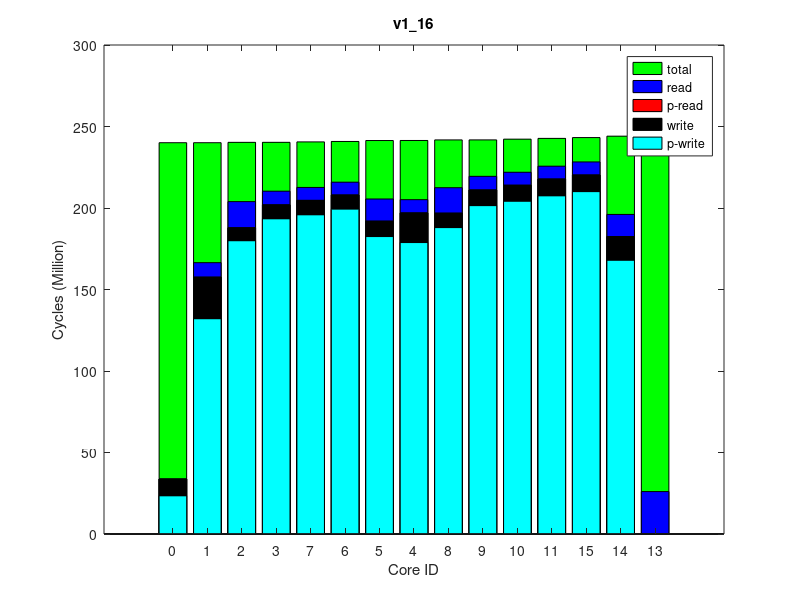

Here is the MATLAB script that generated this plot:
times(1, :, :) = [
0, 241319299, 0
0, 241321578, 0
0, 241539576, 0
0, 241552166, 0
0, 242686417, 0
0, 242660191, 0
0, 242087308, 0
0, 241817807, 0
0, 243034248, 0
0, 243047831, 0
0, 243500675, 0
1537, 243974299, 0
0, 245425749, 0
0, 245334559, 0
0, 244475999, 0
];
times(2, :, :) = [
0, 241354561, 0
0, 241356903, 0
0, 241576546, 0
0, 241589359, 0
0, 242723734, 0
0, 242697452, 0
124, 242124295, 0
0, 241854490, 0
0, 243071557, 0
0, 243085681, 0
0, 243538229, 0
1180, 244014957, 0
0, 245469132, 0
0, 245381413, 0
0, 244517179, 0
];
times(3, :, :) = [
0, 241316749, 0
0, 241319219, 0
0, 241538517, 0
0, 241551083, 0
0, 242687283, 0
0, 242660815, 0
116, 242087190, 0
0, 241816833, 0
0, 243034505, 0
0, 243048322, 0
0, 243500762, 0
888, 243976410, 0
0, 245437316, 0
0, 245345159, 0
0, 244478401, 0
];
times(4, :, :) = [
0, 241355094, 0
0, 241357385, 0
0, 241575568, 0
0, 241588357, 0
0, 242721781, 0
0, 242695603, 0
0, 242122827, 0
0, 241853154, 0
0, 243069634, 0
0, 243083429, 0
0, 243535700, 0
1003, 244011705, 0
0, 245458830, 0
0, 245367615, 0
0, 244515128, 0
];
times(5, :, :) = [
0, 241383626, 0
0, 241385822, 0
0, 241603911, 0
0, 241616445, 0
0, 242752160, 0
0, 242725907, 0
0, 242152259, 0
0, 241881738, 0
0, 243100161, 0
0, 243114023, 0
0, 243566582, 0
893, 244042579, 0
0, 245499214, 0
0, 245410830, 0
0, 244544536, 0
];
times(6, :, :) = [
0, 241241219, 0
0, 241243663, 0
0, 241462796, 0
0, 241475467, 0
0, 242611383, 0
0, 242585014, 0
0, 242011141, 0
0, 241740934, 0
0, 242958462, 0
0, 242972469, 0
0, 243424399, 0
1711, 243899419, 0
0, 245354823, 0
0, 245264997, 0
0, 244402626, 0
];
times(7, :, :) = [
0, 241333334, 0
0, 241335818, 0
0, 241554256, 0
0, 241567055, 0
0, 242701926, 0
0, 242675686, 0
0, 242102283, 0
0, 241832697, 0
0, 243049716, 0
0, 243063630, 0
0, 243516768, 0
1416, 243993384, 0
0, 245445813, 0
0, 245357492, 0
0, 244496231, 0
];
times(8, :, :) = [
0, 241303335, 0
0, 241305738, 0
0, 241523035, 0
0, 241535377, 0
0, 242669825, 0
0, 242643578, 0
58, 242070878, 0
0, 241800621, 0
0, 243017115, 0
0, 243031251, 0
0, 243482559, 0
1537, 243960734, 0
0, 245415253, 0
0, 245323923, 0
0, 244463461, 0
];
times(9, :, :) = [
0, 241271563, 0
0, 241273837, 0
0, 241493658, 0
0, 241506309, 0
0, 242642558, 0
0, 242616194, 0
116, 242042639, 0
0, 241772159, 0
0, 242989660, 0
0, 243003639, 0
0, 243455726, 0
1121, 243932187, 0
0, 245382790, 0
0, 245293846, 0
0, 244434999, 0
];
times(10, :, :) = [
0, 241288903, 0
0, 241291196, 0
0, 241508158, 0
0, 241521021, 0
0, 242656738, 0
0, 242630458, 0
178, 242056368, 0
0, 241787179, 0
0, 243005348, 0
0, 243019392, 0
0, 243471197, 0
1242, 243947032, 0
0, 245391964, 0
0, 245305951, 0
0, 244448033, 0
];
ave_times = round(squeeze(mean(times)));
format long g, ave_times
std_times = round(squeeze(std(times)));
format long g, std_times
polling_read_times = ave_times;
times(1, :, :) = [
23445225, 239570997, 0
132125040, 239573482, 0
179986277, 239791051, 0
193448755, 239804481, 0
178862970, 240937044, 0
182541171, 240909734, 0
199386747, 240338335, 0
195921426, 240069111, 0
188026604, 241282222, 0
201498305, 241296920, 0
204138935, 241747863, 0
207467386, 242220642, 0
0, 243668170, 0
167923508, 243581816, 0
210036065, 242723311, 0
];
times(2, :, :) = [
23447635, 239579456, 0
132077079, 239581814, 0
179931886, 239799776, 0
193385556, 239813127, 0
178791769, 240945291, 0
182478198, 240918173, 0
199287482, 240347149, 0
195843801, 240078463, 0
187987825, 241290656, 0
201445121, 241305405, 0
204120050, 241755852, 0
207460463, 242227289, 0
0, 243682193, 0
167927568, 243589611, 0
210061699, 242728813, 0
];
times(3, :, :) = [
23366580, 239551742, 0
131990985, 239554279, 0
179839058, 239773285, 0
193282751, 239786660, 0
178726240, 240918909, 0
182406882, 240891741, 0
199219723, 240320679, 0
195722245, 240051732, 0
187897070, 241264675, 0
201421922, 241279037, 0
204077402, 241730202, 0
207444133, 242202010, 0
0, 243652090, 0
167891118, 243559880, 0
210045625, 242704980, 0
];
times(4, :, :) = [
23418340, 239544542, 0
132111640, 239546902, 0
179965028, 239764955, 0
193400944, 239777856, 0
178816171, 240910506, 0
182500519, 240883178, 0
199345347, 240312103, 0
195864345, 240042951, 0
188005335, 241255765, 0
201459158, 241269949, 0
204148576, 241721190, 0
207509190, 242194694, 0
0, 243645711, 0
167883680, 243554027, 0
210066886, 242697574, 0
];
times(5, :, :) = [
23559072, 239648202, 0
132243316, 239650543, 0
180114346, 239868800, 0
193544629, 239881936, 0
178951461, 241014175, 0
182627072, 240986920, 0
199462054, 240415819, 0
195982419, 240146682, 0
188125727, 241359520, 0
201561779, 241373843, 0
204209963, 241825607, 0
207539199, 242296922, 0
0, 243737141, 0
167984549, 243648253, 0
210133228, 242797755, 0
];
times(6, :, :) = [
23404058, 239556459, 0
132037554, 239558735, 0
179874971, 239776698, 0
193338441, 239790057, 0
178782198, 240922291, 0
182470957, 240895061, 0
199290005, 240324019, 0
195785716, 240054876, 0
187957203, 241267792, 0
201442742, 241282099, 0
204100867, 241733614, 0
207450614, 242204505, 0
0, 243653239, 0
167891939, 243564036, 0
210003634, 242707161, 0
];
times(7, :, :) = [
23438739, 239560695, 0
132017754, 239563238, 0
179823008, 239781535, 0
193288272, 239794724, 0
178745300, 240926906, 0
182412524, 240899577, 0
199231975, 240328270, 0
195740345, 240059356, 0
187911126, 241272579, 0
201413725, 241287253, 0
204049809, 241738796, 0
207412563, 242210203, 0
0, 243657138, 0
167908224, 243565965, 0
210008201, 242711536, 0
];
times(8, :, :) = [
23421112, 239575136, 0
132019593, 239577559, 0
179852780, 239796139, 0
193326127, 239809399, 0
178770253, 240941520, 0
182463445, 240914384, 0
199280772, 240343165, 0
195806411, 240073880, 0
187971383, 241287250, 0
201475955, 241301858, 0
204123554, 241752747, 0
207485905, 242223408, 0
0, 243670481, 0
167916364, 243581303, 0
210071262, 242725109, 0
];
times(9, :, :) = [
23409155, 239549033, 0
132079060, 239551324, 0
179928435, 239768211, 0
193388375, 239781345, 0
178815284, 240913264, 0
182475560, 240885895, 0
199293715, 240314864, 0
195824720, 240045850, 0
187985190, 241258739, 0
201453503, 241273539, 0
204115377, 241724825, 0
207463206, 242195471, 0
0, 243637733, 0
167882212, 243550328, 0
210033969, 242698015, 0
];
times(10, :, :) = [
23405797, 239540762, 0
132009785, 239543254, 0
179864644, 239760876, 0
193324698, 239773971, 0
178763381, 240906075, 0
182443623, 240878894, 0
199239539, 240307785, 0
195765404, 240038477, 0
187930495, 241251428, 0
201408849, 241265897, 0
204076985, 241717129, 0
207427429, 242188042, 0
0, 243630146, 0
167880121, 243541054, 0
210017258, 242689968, 0
];
ave_times = round(squeeze(mean(times)));
format long g, ave_times
std_times = round(squeeze(std(times)));
format long g, std_times
polling_write_times = ave_times;
times(1, :, :) = [
0, 266514795, 0
8890281, 266519537, 64000
16058224, 266759446, 128000
8399727, 266773487, 64000
8140767, 267978010, 64000
13586049, 267948219, 128000
7873433, 267343153, 64000
7942716, 267053258, 64000
15619421, 268338490, 128000
8366520, 268354020, 64000
7956602, 268818712, 64000
7884310, 269318090, 64000
26023714, 270839443, 255980
13507913, 270742474, 128000
8024009, 269833671, 64000
];
times(2, :, :) = [
0, 266438547, 0
8891323, 266443238, 64000
16055804, 266683255, 128000
8401141, 266697448, 64000
8138938, 267904230, 64000
13611677, 267874325, 128000
7883149, 267268326, 64000
7942766, 266979095, 64000
15663068, 268264489, 128000
8371462, 268280454, 64000
7958534, 268744810, 64000
7884469, 269241621, 64000
26037574, 270762154, 255980
13508966, 270662269, 128000
8024347, 269756924, 64000
];
times(3, :, :) = [
0, 266457540, 0
8897976, 266462356, 64000
16060224, 266701357, 128000
8378567, 266715452, 64000
8139929, 267920622, 64000
13612888, 267890854, 128000
7862365, 267284894, 64000
7938750, 266995453, 64000
15643366, 268281010, 128000
8370942, 268297021, 64000
7976794, 268761751, 64000
7896678, 269258748, 64000
26037866, 270773667, 255980
13556328, 270678022, 128000
8063726, 269773868, 64000
];
times(4, :, :) = [
0, 266436718, 0
8895427, 266442080, 64000
16028857, 266682299, 128000
8367252, 266696723, 64000
8140117, 267901863, 64000
13585154, 267872091, 128000
7863290, 267266845, 64000
7944199, 266977222, 64000
15664477, 268262166, 128000
8365827, 268278088, 64000
7950035, 268742633, 64000
7853409, 269237237, 64000
26037607, 270757237, 255980
13548862, 270657609, 128000
7983072, 269752749, 64000
];
times(5, :, :) = [
0, 266528139, 0
8896970, 266533587, 64000
16057456, 266773958, 128000
8396613, 266787730, 64000
8137861, 267991768, 64000
13611791, 267961974, 128000
7880922, 267356587, 64000
7941600, 267067162, 64000
15622566, 268352215, 128000
8364183, 268367803, 64000
7963442, 268832681, 64000
7930528, 269331312, 64000
26022869, 270853716, 255980
13558777, 270755410, 128000
8079247, 269848148, 64000
];
times(6, :, :) = [
0, 266456453, 0
8889973, 266461586, 64000
16058643, 266701390, 128000
8398644, 266715249, 64000
8141059, 267920118, 64000
13614059, 267890216, 128000
7855939, 267284326, 64000
7941416, 266994801, 64000
15633130, 268280378, 128000
8377754, 268295911, 64000
7969284, 268760701, 64000
7853797, 269259109, 64000
26038375, 270779810, 255980
13552387, 270685196, 128000
7986106, 269777257, 64000
];
times(7, :, :) = [
0, 266397305, 0
8899007, 266402374, 64000
16055801, 266642450, 128000
8379572, 266656438, 64000
8140231, 267861668, 64000
13613408, 267831755, 128000
7862342, 267226043, 64000
7938190, 266936251, 64000
15635336, 268221596, 128000
8346443, 268237670, 64000
7945578, 268702868, 64000
7851355, 269200999, 64000
26038532, 270722115, 255980
13552736, 270624824, 128000
7983670, 269717141, 64000
];
times(8, :, :) = [
0, 266432040, 0
8887208, 266436360, 64000
16025724, 266676350, 128000
8395727, 266690420, 64000
8139484, 267894969, 64000
13612762, 267865222, 128000
7886109, 267259803, 64000
7944724, 266970475, 64000
15624612, 268255183, 128000
8373599, 268270859, 64000
7980671, 268735681, 64000
7903247, 269233795, 64000
26036081, 270747451, 255980
13556738, 270652418, 128000
8062912, 269750561, 64000
];
times(9, :, :) = [
0, 266527131, 0
8891444, 266532453, 64000
16027262, 266772540, 128000
8394593, 266786924, 64000
8139379, 267992576, 64000
13609948, 267962704, 128000
7883317, 267357075, 64000
7940073, 267067278, 64000
15631128, 268352682, 128000
8346649, 268368777, 64000
7945692, 268833729, 64000
7851051, 269332022, 64000
26023275, 270850898, 255980
13552784, 270754848, 128000
7981958, 269848620, 64000
];
times(10, :, :) = [
0, 266438923, 0
8889819, 266443884, 64000
16024845, 266684164, 128000
8366266, 266698536, 64000
8139477, 267904813, 64000
13614632, 267874867, 128000
7862274, 267268519, 64000
7938225, 266978983, 64000
15632137, 268264800, 128000
8361163, 268280454, 64000
7949142, 268745678, 64000
7846324, 269243445, 64000
26036718, 270761121, 255980
13512723, 270667818, 128000
8084016, 269759337, 64000
];
ave_times = round(squeeze(mean(times)));
format long g, ave_times
std_times = round(squeeze(std(times)));
format long g, std_times
read_times = ave_times;
times(1, :, :) = [
0, 240031929, 0
0, 240034269, 0
0, 240252179, 0
0, 240264849, 0
0, 241397844, 0
0, 241371946, 0
0, 240798991, 0
0, 240530155, 0
0, 241745211, 0
0, 241759308, 0
0, 242210579, 0
0, 242680980, 0
0, 244128791, 0
0, 244039516, 0
0, 243183497, 0
];
times(2, :, :) = [
0, 240044773, 0
0, 240047257, 0
0, 240264631, 0
0, 240277205, 0
0, 241409861, 0
0, 241383783, 0
0, 240810991, 0
0, 240542054, 0
0, 241756708, 0
0, 241770236, 0
0, 242222264, 0
0, 242695528, 0
0, 244143345, 0
0, 244051626, 0
0, 243197645, 0
];
times(3, :, :) = [
0, 240098041, 0
0, 240100222, 0
0, 240317943, 0
0, 240330325, 0
0, 241464200, 0
0, 241438110, 0
0, 240865348, 0
0, 240596096, 0
0, 241811277, 0
0, 241825270, 0
0, 242277029, 0
0, 242748917, 0
0, 244199162, 0
0, 244111323, 0
0, 243250931, 0
];
times(4, :, :) = [
0, 240044258, 0
0, 240046656, 0
0, 240264216, 0
0, 240276738, 0
0, 241409905, 0
0, 241383829, 0
0, 240810914, 0
0, 240541262, 0
0, 241756688, 0
0, 241770656, 0
0, 242221498, 0
0, 242692804, 0
0, 244139134, 0
0, 244052917, 0
0, 243195174, 0
];
times(5, :, :) = [
0, 240073627, 0
0, 240076052, 0
0, 240294904, 0
0, 240307629, 0
0, 241441377, 0
0, 241415296, 0
0, 240842470, 0
0, 240573042, 0
0, 241788826, 0
0, 241802455, 0
0, 242253862, 0
0, 242725843, 0
0, 244168342, 0
0, 244081284, 0
0, 243226897, 0
];
times(6, :, :) = [
0, 240080639, 0
0, 240083002, 0
0, 240300339, 0
0, 240312885, 0
0, 241445219, 0
0, 241419145, 0
0, 240846809, 0
0, 240578035, 0
0, 241792454, 0
0, 241806222, 0
0, 242257802, 0
0, 242729207, 0
0, 244176597, 0
0, 244089014, 0
0, 243232241, 0
];
times(7, :, :) = [
0, 240072924, 0
0, 240075166, 0
0, 240292374, 0
0, 240305191, 0
0, 241438541, 0
0, 241412541, 0
0, 240839601, 0
0, 240570355, 0
0, 241785387, 0
0, 241799345, 0
0, 242251151, 0
0, 242724449, 0
0, 244167724, 0
0, 244081126, 0
0, 243226459, 0
];
times(8, :, :) = [
0, 240024558, 0
0, 240027054, 0
0, 240245188, 0
0, 240257965, 0
0, 241390648, 0
0, 241364504, 0
0, 240791991, 0
0, 240522992, 0
0, 241737599, 0
0, 241751498, 0
0, 242203769, 0
0, 242677470, 0
0, 244122376, 0
0, 244034087, 0
0, 243181624, 0
];
times(9, :, :) = [
0, 240016619, 0
0, 240018855, 0
0, 240237012, 0
0, 240249290, 0
0, 241382162, 0
0, 241356103, 0
0, 240783600, 0
0, 240514169, 0
0, 241729608, 0
0, 241743290, 0
0, 242195007, 0
0, 242666647, 0
0, 244111421, 0
0, 244025343, 0
0, 243168856, 0
];
times(10, :, :) = [
0, 240115756, 0
0, 240118243, 0
0, 240335949, 0
0, 240348714, 0
0, 241481297, 0
0, 241455269, 0
0, 240882394, 0
0, 240613305, 0
0, 241828236, 0
0, 241842081, 0
0, 242293000, 0
0, 242764179, 0
0, 244209043, 0
0, 244118728, 0
0, 243267033, 0
];
ave_times = round(squeeze(mean(times)));
format long g, ave_times
std_times = round(squeeze(std(times)));
format long g, std_times
total_times = ave_times;
times(1, :, :) = [
33712296, 241256187, 64000
157582910, 241264388, 128000
187887567, 241475529, 64000
201902960, 241491446, 64000
196961214, 242622410, 128000
191904420, 242589153, 64000
207947272, 242024173, 64000
204636730, 241756159, 64000
196805212, 242959501, 64000
211044204, 242976766, 64000
213933337, 243427011, 64000
217757729, 243900976, 64000
0, 245337002, 0
182509969, 245247173, 64000
220208624, 244401270, 64000
];
times(2, :, :) = [
33687518, 241229950, 64000
157532597, 241238025, 128000
187836227, 241451496, 64000
201897357, 241467654, 64000
196958495, 242598397, 128000
191901028, 242565201, 64000
207947931, 242000544, 64000
204637767, 241731858, 64000
196828085, 242935064, 64000
211019056, 242952759, 64000
213954601, 243403124, 64000
217756582, 243875433, 64000
0, 245308862, 0
182487747, 245220397, 64000
220202404, 244376400, 64000
];
times(3, :, :) = [
33676585, 241245746, 64000
157550648, 241253949, 128000
187856906, 241466599, 64000
201928467, 241482854, 64000
196951776, 242613961, 128000
191906740, 242580731, 64000
207941738, 242015764, 64000
204632084, 241747095, 64000
196790417, 242950660, 64000
211051599, 242967880, 64000
213958338, 243418785, 64000
217754148, 243889960, 64000
0, 245331879, 0
182510681, 245243363, 64000
220267080, 244391574, 64000
];
times(4, :, :) = [
33761256, 241273027, 64000
157563160, 241281321, 128000
187870214, 241493677, 64000
201941210, 241509964, 64000
196945195, 242640557, 128000
191904794, 242607377, 64000
207950508, 242042621, 64000
204645422, 241774567, 64000
196829191, 242977595, 64000
211034122, 242995215, 64000
213960417, 243445370, 64000
217789031, 243917700, 64000
0, 245361621, 0
182533403, 245272147, 64000
220241126, 244419504, 64000
];
times(5, :, :) = [
33754010, 241272895, 64000
157585319, 241281255, 128000
187907019, 241492793, 64000
201953322, 241508845, 64000
196985049, 242640679, 128000
191939357, 242607451, 64000
207972987, 242042266, 64000
204689038, 241773223, 64000
196823632, 242977644, 64000
211064093, 242994930, 64000
213951471, 243445810, 64000
217745002, 243917093, 64000
0, 245361261, 0
182529941, 245270518, 64000
220215727, 244419523, 64000
];
times(6, :, :) = [
33711414, 241260567, 64000
157598395, 241268608, 128000
187902936, 241481496, 64000
201919507, 241497402, 64000
197000790, 242628268, 128000
191942990, 242595263, 64000
207986679, 242030680, 64000
204696076, 241762013, 64000
196818086, 242965655, 64000
211086643, 242983056, 64000
213990056, 243433301, 64000
217758906, 243903939, 64000
0, 245340281, 0
182512732, 245251202, 64000
220242675, 244406097, 64000
];
times(7, :, :) = [
33688176, 241236225, 64000
157564412, 241244827, 128000
187878882, 241457549, 64000
201950251, 241473757, 64000
196986685, 242604354, 128000
191918490, 242571349, 64000
207979442, 242007088, 64000
204656965, 241738308, 64000
196846145, 242941323, 64000
211057925, 242959104, 64000
213999721, 243409761, 64000
217778719, 243880637, 64000
0, 245320963, 0
182496180, 245228830, 64000
220262497, 244382750, 64000
];
times(8, :, :) = [
33725930, 241287040, 64000
157600892, 241295401, 128000
187934534, 241507935, 64000
201976428, 241524011, 64000
197038725, 242654430, 128000
191976346, 242621389, 64000
208018724, 242056788, 64000
204757099, 241788154, 64000
196876173, 242991322, 64000
211112919, 243008888, 64000
214045509, 243459464, 64000
217836544, 243930924, 64000
0, 245373162, 0
182537903, 245281438, 64000
220256117, 244432479, 64000
];
times(9, :, :) = [
33631809, 241209682, 64000
157529003, 241217956, 128000
187820347, 241430505, 64000
201880326, 241446640, 64000
196927975, 242577407, 128000
191881541, 242544176, 64000
207907876, 241979642, 64000
204669068, 241711276, 64000
196776614, 242914085, 64000
211022039, 242931364, 64000
213920989, 243382285, 64000
217732491, 243854351, 64000
0, 245293502, 0
182468937, 245203554, 64000
220235281, 244356711, 64000
];
times(10, :, :) = [
33761852, 241295408, 64000
157620887, 241303663, 128000
187934186, 241516390, 64000
202012224, 241532671, 64000
197026793, 242663767, 128000
191976293, 242630524, 64000
208035047, 242065992, 64000
204720709, 241797612, 64000
196880818, 243000564, 64000
211093708, 243018054, 64000
213992675, 243468472, 64000
217805866, 243943922, 64000
0, 245387180, 0
182565826, 245299029, 64000
220278965, 244446937, 64000
];
ave_times = round(squeeze(mean(times)));
format long g, ave_times
std_times = round(squeeze(std(times)));
format long g, std_times
write_times = ave_times;
mytitle = 'v1\_16';
order = [1 2 3 4 8 7 6 5 9 10 11 12 15 14 13];

total_times = total_times(:, 2)(order);

read_times = read_times(:, 1)(order);
write_times = write_times(:, 1)(order);

polling_read_times = polling_read_times(:, 1)(order);
polling_write_times = polling_write_times(:, 1)(order);

total_times /= 1000000;

read_times /= 1000000;
write_times /= 1000000;

polling_read_times /= 1000000;
polling_write_times /= 1000000;

% laying read on top of write
read_times += write_times;
polling_read_times += write_times;

figure(1);
clf()
% set(gcf, 'Position', get(0,'Screensize'));
% set(gcf,'units','normalized','outerposition',[0 0 1 1])
bar(0:14, total_times,'g');
hold on;
bar(0:14, read_times,'b');
bar(0:14, polling_read_times,'r');
bar(0:14, write_times,'k');
bar(0:14, polling_write_times,'c');
hold off

axis([-2 16 0 300])
% axis([-1 15])
set(gca,'XTick',0:14);
set(gca,'xticklabel',{ '0'; '1'; '2'; '3'; '7'; '6'; '5'; '4'; '8'; '9'; '10'; '11'; '15'; '14'; '13' })

xlabel('Core ID')
ylabel('Cycles (Million)')

legend('total', 'read', 'p-read', 'write', 'p-write')
title(mytitle)
print(1, strcat(mytitle, '.png'))
